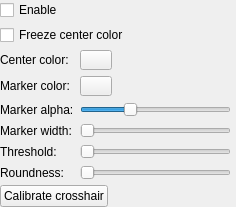
<?xml version="1.0" encoding="UTF-8"?>
<ui version="4.0">
 <class>HoleDetectWnd</class>
 <widget class="QDockWidget" name="HoleDetectWnd">
  <property name="geometry">
   <rect>
    <x>0</x>
    <y>0</y>
    <width>236</width>
    <height>252</height>
   </rect>
  </property>
  <property name="windowTitle">
   <string>Hole detect</string>
  </property>
  <widget class="QWidget" name="dockWidgetContents">
   <property name="sizePolicy">
    <sizepolicy hsizetype="Preferred" vsizetype="Fixed">
     <horstretch>0</horstretch>
     <verstretch>0</verstretch>
    </sizepolicy>
   </property>
   <layout class="QGridLayout" name="gridLayout">
    <property name="leftMargin">
     <number>0</number>
    </property>
    <property name="topMargin">
     <number>0</number>
    </property>
    <property name="rightMargin">
     <number>5</number>
    </property>
    <property name="bottomMargin">
     <number>0</number>
    </property>
    <item row="0" column="0">
     <widget class="QWidget" name="widget" native="true">
      <layout class="QVBoxLayout" name="verticalLayout">
       <property name="spacing">
        <number>5</number>
       </property>
       <property name="leftMargin">
        <number>0</number>
       </property>
       <property name="topMargin">
        <number>0</number>
       </property>
       <property name="rightMargin">
        <number>0</number>
       </property>
       <property name="bottomMargin">
        <number>0</number>
       </property>
       <item>
        <widget class="QCheckBox" name="m_EnableCB">
         <property name="text">
          <string>Enable</string>
         </property>
        </widget>
       </item>
       <item>
        <widget class="QCheckBox" name="m_FreezeHoleColor">
         <property name="text">
          <string>Freeze center color</string>
         </property>
        </widget>
       </item>
       <item>
        <widget class="QWidget" name="widget_2" native="true">
         <layout class="QGridLayout" name="gridLayout_2">
          <property name="leftMargin">
           <number>0</number>
          </property>
          <property name="topMargin">
           <number>0</number>
          </property>
          <property name="rightMargin">
           <number>0</number>
          </property>
          <property name="bottomMargin">
           <number>0</number>
          </property>
          <item row="1" column="1">
           <widget class="ColorButton" name="m_MarkerColorView">
            <property name="sizePolicy">
             <sizepolicy hsizetype="Fixed" vsizetype="Fixed">
              <horstretch>0</horstretch>
              <verstretch>0</verstretch>
             </sizepolicy>
            </property>
            <property name="minimumSize">
             <size>
              <width>32</width>
              <height>20</height>
             </size>
            </property>
            <property name="maximumSize">
             <size>
              <width>32</width>
              <height>20</height>
             </size>
            </property>
            <property name="autoFillBackground">
             <bool>false</bool>
            </property>
            <property name="text">
             <string/>
            </property>
            <property name="flat">
             <bool>false</bool>
            </property>
           </widget>
          </item>
          <item row="0" column="0">
           <widget class="QLabel" name="CenterColorLabel">
            <property name="text">
             <string>Center color:</string>
            </property>
           </widget>
          </item>
          <item row="0" column="1">
           <widget class="ColorButton" name="m_CenterColorView">
            <property name="sizePolicy">
             <sizepolicy hsizetype="Fixed" vsizetype="Fixed">
              <horstretch>0</horstretch>
              <verstretch>0</verstretch>
             </sizepolicy>
            </property>
            <property name="minimumSize">
             <size>
              <width>32</width>
              <height>20</height>
             </size>
            </property>
            <property name="maximumSize">
             <size>
              <width>32</width>
              <height>20</height>
             </size>
            </property>
            <property name="autoFillBackground">
             <bool>false</bool>
            </property>
            <property name="text">
             <string/>
            </property>
            <property name="flat">
             <bool>false</bool>
            </property>
           </widget>
          </item>
          <item row="2" column="0">
           <widget class="QLabel" name="MarkerAlphaLabel">
            <property name="text">
             <string>Marker alpha:</string>
            </property>
           </widget>
          </item>
          <item row="6" column="0">
           <widget class="QLabel" name="RoundnessLabel">
            <property name="text">
             <string>Roundness:</string>
            </property>
           </widget>
          </item>
          <item row="4" column="1">
           <widget class="QSlider" name="m_ThresholdSlider">
            <property name="maximum">
             <number>1000</number>
            </property>
            <property name="singleStep">
             <number>10</number>
            </property>
            <property name="pageStep">
             <number>100</number>
            </property>
            <property name="orientation">
             <enum>Qt::Horizontal</enum>
            </property>
           </widget>
          </item>
          <item row="6" column="1">
           <widget class="QSlider" name="m_RoundnessSlider">
            <property name="maximum">
             <number>1000</number>
            </property>
            <property name="singleStep">
             <number>10</number>
            </property>
            <property name="pageStep">
             <number>100</number>
            </property>
            <property name="orientation">
             <enum>Qt::Horizontal</enum>
            </property>
           </widget>
          </item>
          <item row="2" column="1">
           <widget class="QSlider" name="m_MarkerAlphaSlider">
            <property name="maximum">
             <number>255</number>
            </property>
            <property name="value">
             <number>80</number>
            </property>
            <property name="orientation">
             <enum>Qt::Horizontal</enum>
            </property>
           </widget>
          </item>
          <item row="4" column="0">
           <widget class="QLabel" name="ThresholdLabel">
            <property name="text">
             <string>Threshold:</string>
            </property>
           </widget>
          </item>
          <item row="1" column="0">
           <widget class="QLabel" name="HoleMarkerColorLabel">
            <property name="text">
             <string>Marker color:</string>
            </property>
           </widget>
          </item>
          <item row="3" column="0">
           <widget class="QLabel" name="MarkerWidthLabel">
            <property name="text">
             <string>Marker width:</string>
            </property>
           </widget>
          </item>
          <item row="3" column="1">
           <widget class="QSlider" name="m_MarkerWidthSlider">
            <property name="minimum">
             <number>1</number>
            </property>
            <property name="maximum">
             <number>40</number>
            </property>
            <property name="orientation">
             <enum>Qt::Horizontal</enum>
            </property>
           </widget>
          </item>
         </layout>
        </widget>
       </item>
       <item>
        <widget class="QPushButton" name="m_CalibrateButton">
         <property name="sizePolicy">
          <sizepolicy hsizetype="Fixed" vsizetype="Fixed">
           <horstretch>0</horstretch>
           <verstretch>0</verstretch>
          </sizepolicy>
         </property>
         <property name="text">
          <string>Calibrate crosshair</string>
         </property>
        </widget>
       </item>
      </layout>
     </widget>
    </item>
   </layout>
  </widget>
 </widget>
 <customwidgets>
  <customwidget>
   <class>ColorButton</class>
   <extends>QPushButton</extends>
   <header>ColorButton.h</header>
  </customwidget>
 </customwidgets>
 <resources/>
 <connections/>
</ui>
